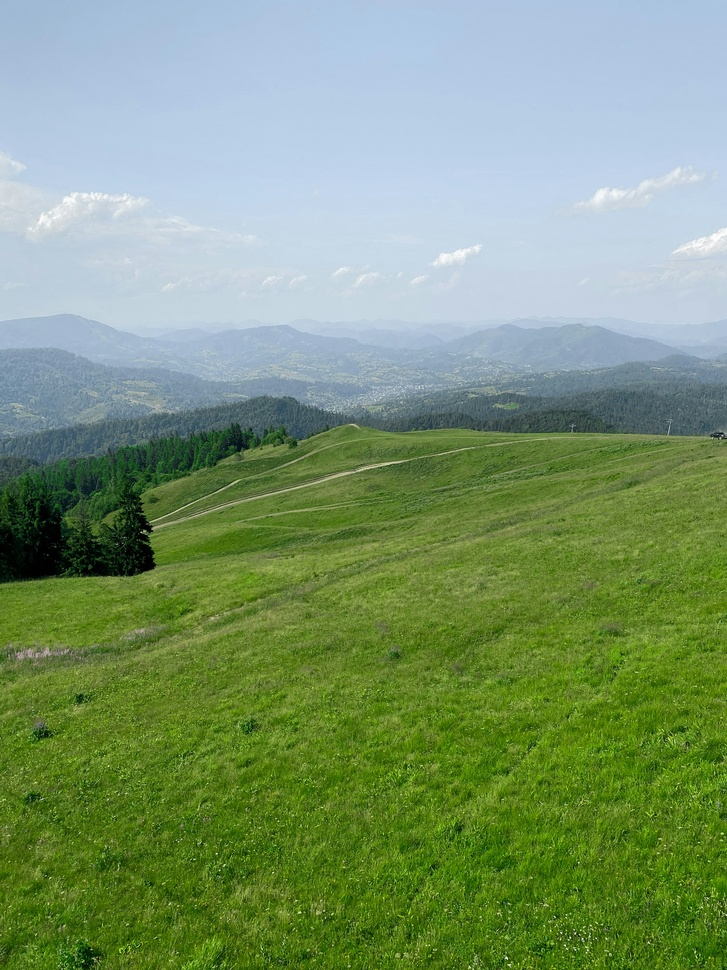
#> input picture Lab3/test.jpg, 727 x 970 px, shrunk from 2764 x 3686 before the run
$ python 3Prog4.py   (older library calls are emulated)
#> lines starting #> are read from the running program, lines starting #| are printed output that depends on the picture; after the words box and inside, x2 and y2 are one past the last pixel; in counts of white or black regions, pixels touching at a corner belong together
# Q5 - Edge Detection Algorithms
import cv2
import numpy as np
import matplotlib.pyplot as plt

# Read image in grayscale
image = cv2.imread('test.jpg', cv2.IMREAD_GRAYSCALE)
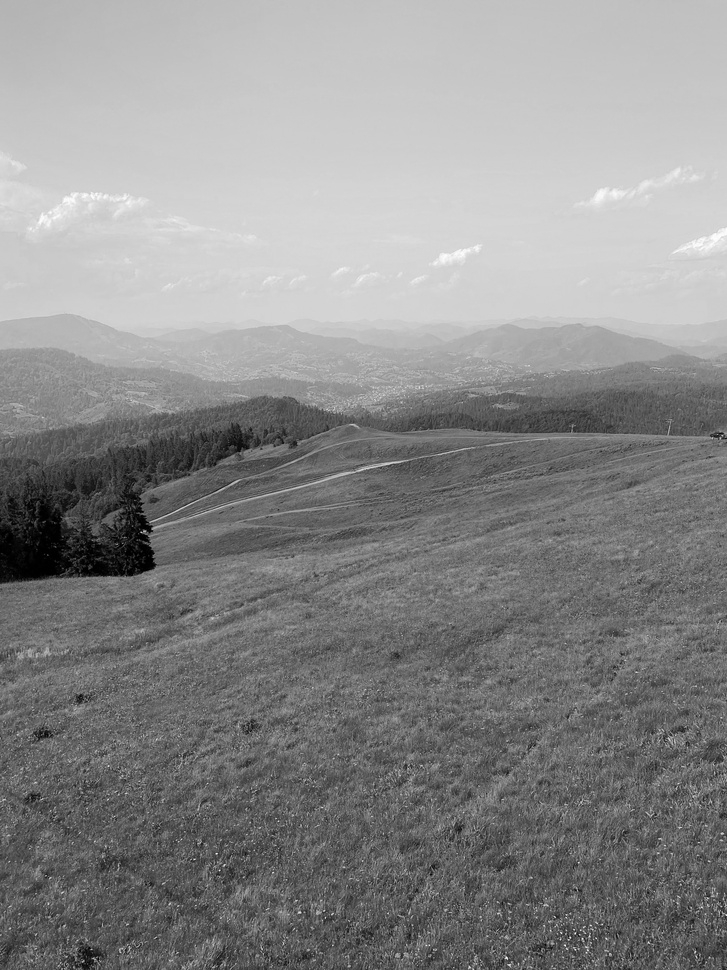
#> image: shape (970, 727); min 0, max 255, mean 138.4

if image is None:
    print("Error: Image not found. Place 'test.jpg' in the same folder.")
    exit()

# 1. Canny Edge Detection
edges_canny = cv2.Canny(image, 100, 200)
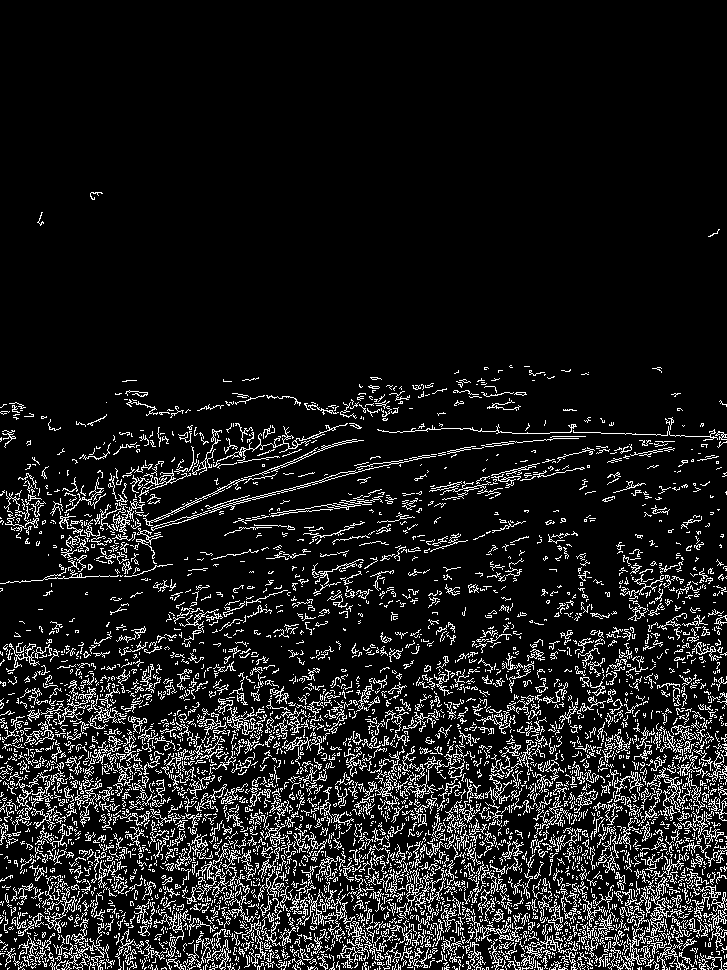
#> edges_canny: shape (970, 727); 10.8% white in thin lines or dots, all inside (x1, y1, x2, y2) = (0, 192, 727, 970)

# 2. Sobel Edge Detection
sobel_x = cv2.Sobel(image, cv2.CV_64F, 1, 0, ksize=3)
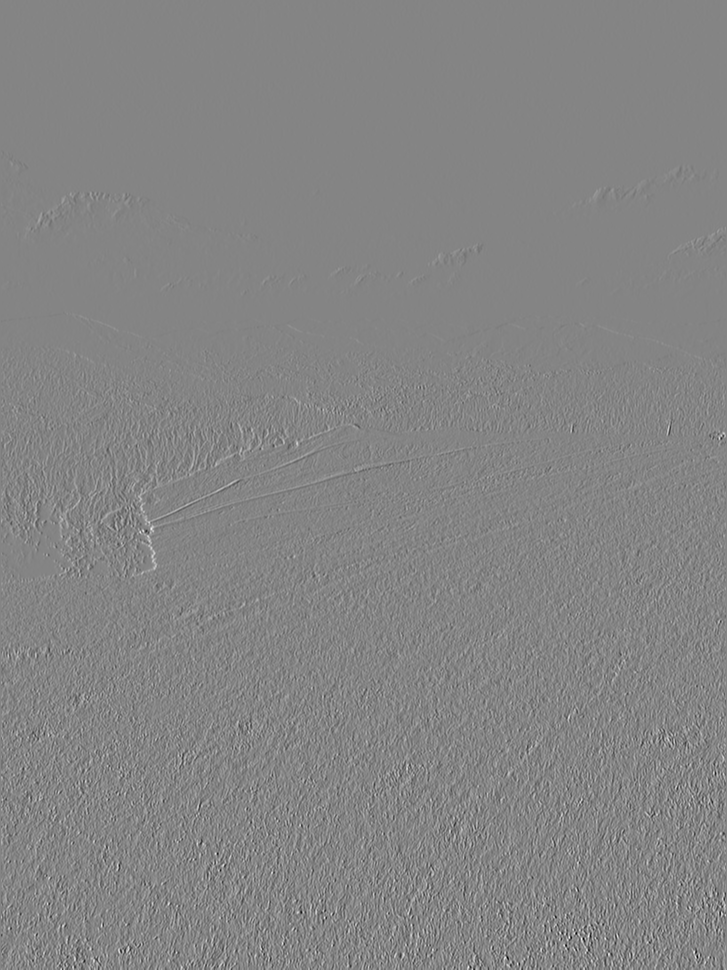
#> sobel_x: shape (970, 727) float64; min -654, max 604, mean 0.1; drawn with min black and max white
sobel_y = cv2.Sobel(image, cv2.CV_64F, 0, 1, ksize=3)
sobel_mag = cv2.magnitude(sobel_x, sobel_y)
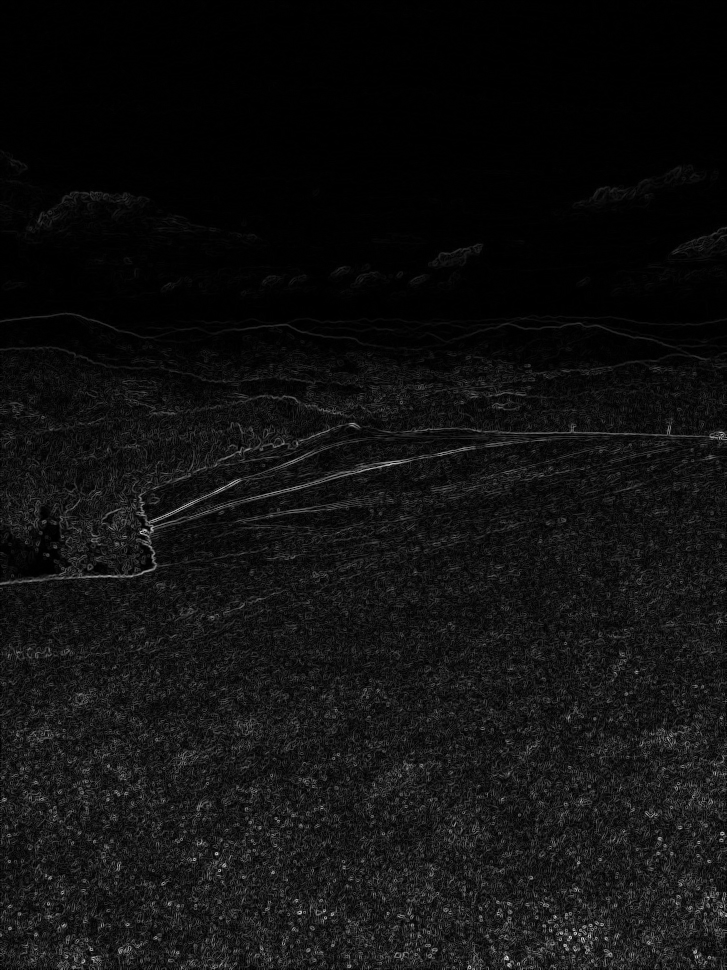
#> sobel_mag: shape (970, 727) float64; min 0, max 768.9, mean 50.8; drawn with min black and max white
sobel_mag = cv2.normalize(sobel_mag, None, 0, 255, cv2.NORM_MINMAX).astype(np.uint8)

# 3. Laplacian Edge Detection
laplacian = cv2.Laplacian(image, cv2.CV_64F, ksize=3)
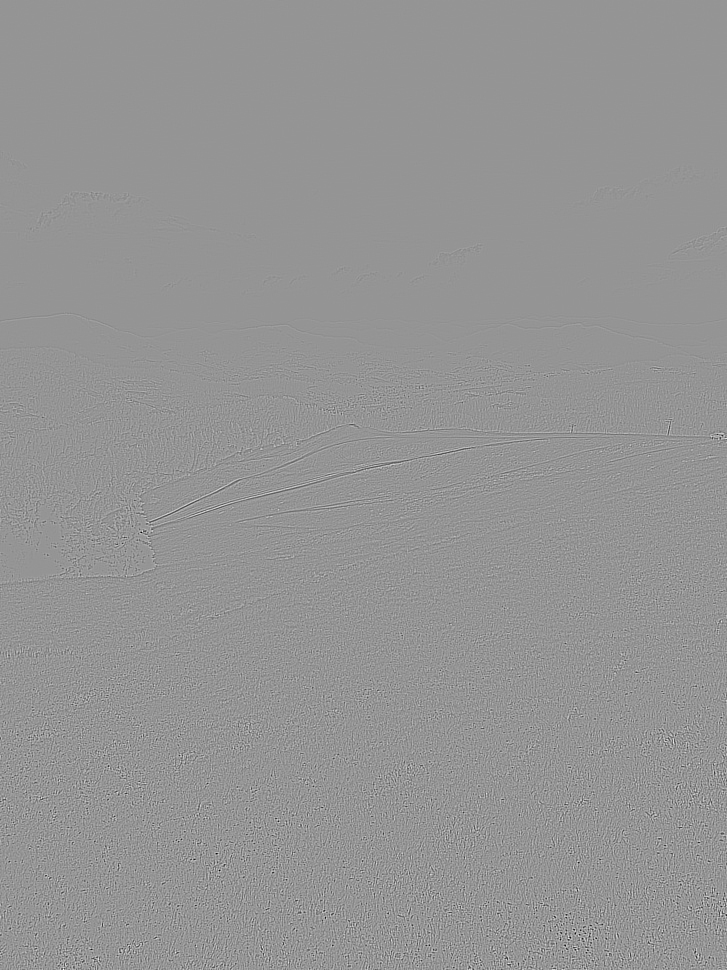
#> laplacian: shape (970, 727) float64; min -1370, max 980, mean 0; drawn with min black and max white
laplacian = cv2.convertScaleAbs(laplacian)
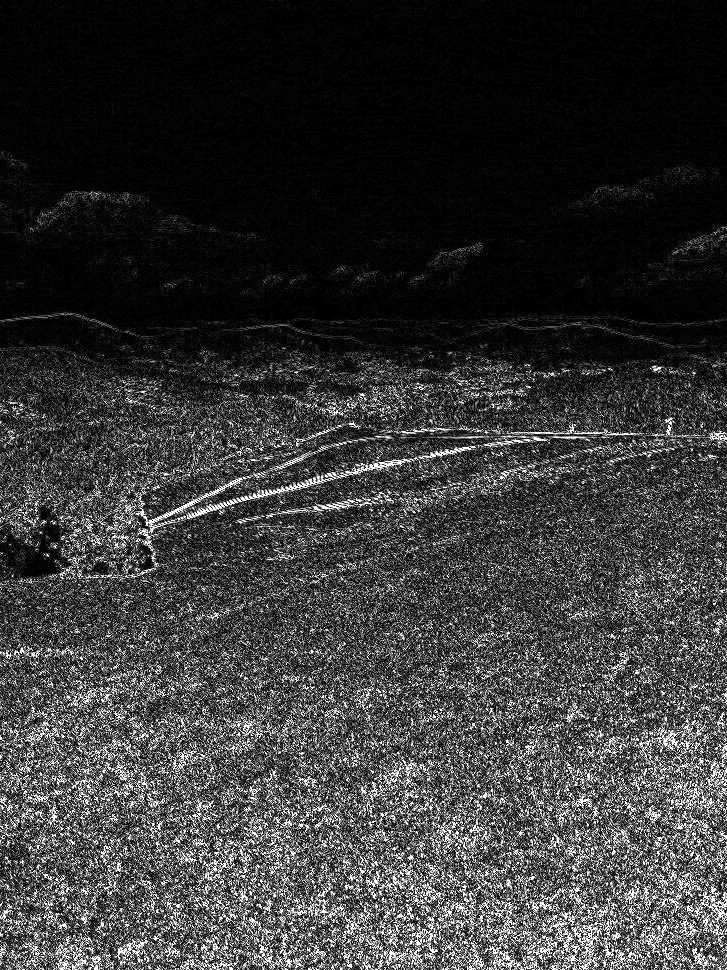
#> laplacian: shape (970, 727); min 0, max 255, mean 56.3

# Show results
plt.figure(figsize=(12,8))

plt.subplot(2,2,1)
plt.imshow(image, cmap='gray')
plt.title("Original Image")
plt.axis("off")

plt.subplot(2,2,2)
plt.imshow(edges_canny, cmap='gray')
plt.title("Canny Edges")
plt.axis("off")

plt.subplot(2,2,3)
plt.imshow(sobel_mag, cmap='gray')
plt.title("Sobel Edges")
plt.axis("off")

plt.subplot(2,2,4)
plt.imshow(laplacian, cmap='gray')
plt.title("Laplacian Edges")
plt.axis("off")


plt.tight_layout()
plt.show()

# Write a program to detect edges in a image
